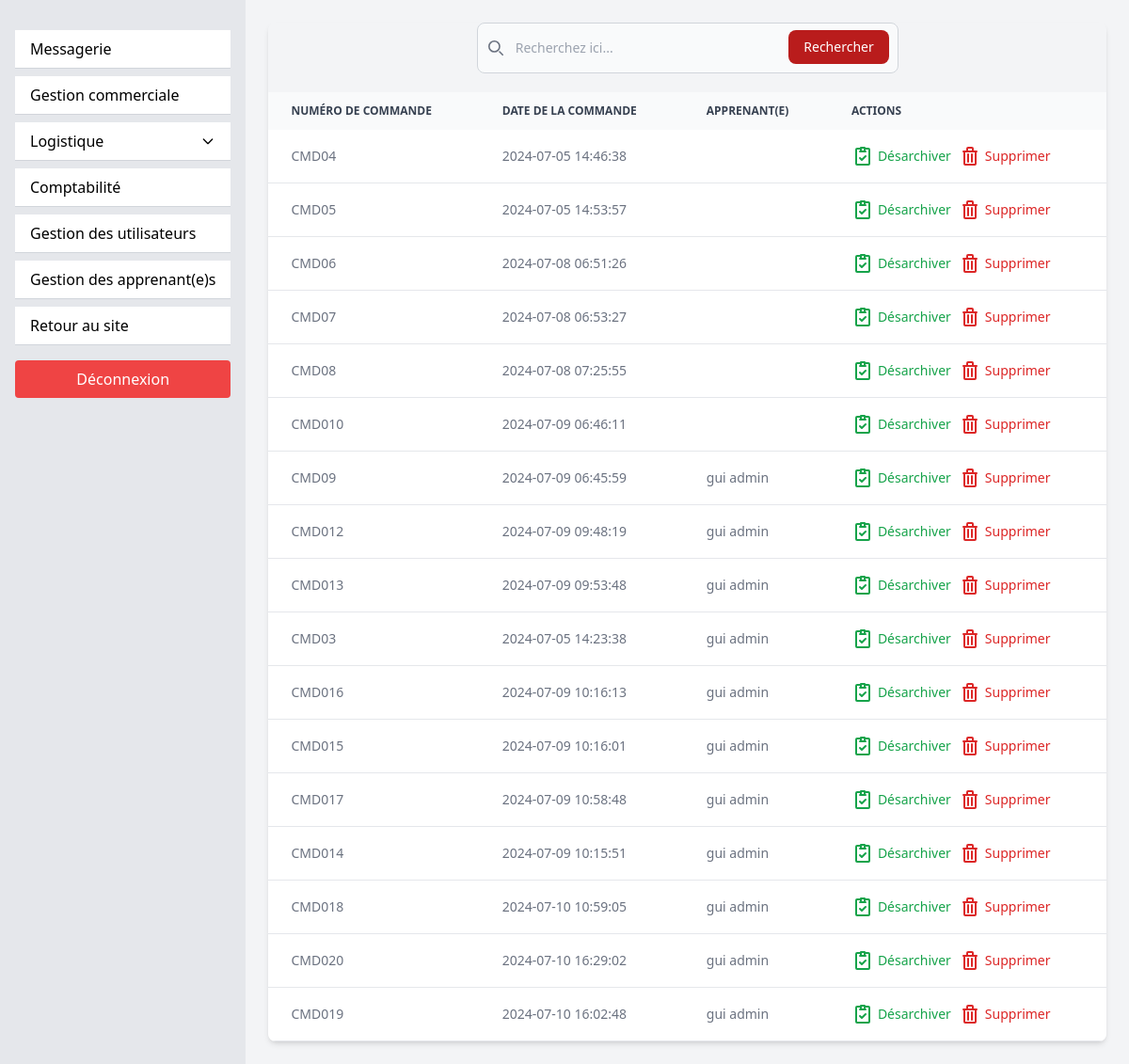
/back_office/orders_finished.php (signed in), run on the app's committed database.
### tables this page shows
CREATE TABLE `completed_orders` (
  `id` int NOT NULL,
  `order_id` int NOT NULL,
  `user_name` varchar(255) NOT NULL,
  `user_firstname` varchar(255) NOT NULL,
  `user_id` int NOT NULL,
  `email` varchar(255) NOT NULL,
  `total_price` int NOT NULL,
  `date_order` datetime NOT NULL,
  `livraison` varchar(255) NOT NULL,
  `product_id` int NOT NULL,
  `product_name` varchar(255) NOT NULL,
  `user_adress` varchar(255) NOT NULL,
  `quantity` int NOT NULL,
  `phone_number` int NOT NULL,
  `product_price` int NOT NULL,
  `statut` varchar(255) NOT NULL,
  `nom_admin` varchar(255) NOT NULL
);

### src/back_office/orders_finished.php (the view, shortened to what this page needs)
<?php
require_once("../connect.php");
$sql= "SELECT * FROM completed_orders";
$query = $db->prepare($sql);
$query->execute();
$orders= $query->fetchAll(PDO::FETCH_ASSOC);
?>
<!doctype html>
<html lang="fr">
<head>
    <link rel="stylesheet" href="../styles/output.css">
    <link rel="stylesheet" href="../styles/reset.css">
</head>
<body class="flex min-h-screen bg-gray-100">
    <?php include('navback.php'); ?>
    <div class="flex-1 p-6">
        <div class="relative overflow-x-auto shadow-md sm:rounded-lg">
            <form class="max-w-md mx-auto mb-5">
                <div class="relative">
                    <div class="absolute inset-y-0 left-0 flex items-center pl-3 pointer-events-none">
                    </div>
                    <input type="search" id="default-search"
                        class="block w-full p-4 pl-10 text-sm text-gray-900 border border-gray-300 rounded-lg bg-gray-50 focus:ring-red-500 focus:border-red-500"
                        placeholder="Recherchez ici..." required />
                    <button type="submit"
                        class="text-white absolute right-2.5 bottom-2.5 bg-red-700 hover:bg-red-600 focus:ring-4 focus:outline-none focus:ring-red-300 font-medium rounded-lg text-sm px-4 py-2">Rechercher</button>
                </div>
            </form>
            <form action="orders_finished.php" method="post">
                <table class="w-full text-sm text-left text-gray-500">
                    <thead class="text-xs text-gray-700 uppercase bg-gray-50">
                        <tr>
                            <th scope="col" class="px-6 py-3">Numéro de commande</th>
                            <th scope="col" class="px-6 py-3">Date de la commande</th>
                            <th scope="col" class="px-6 py-3">Apprenant(e)</th>
                            <th scope="col" class="px-6 py-3">Actions</th>
                        </tr>
                    </thead>
                    <tbody>
                        <?php
               $displayedOrderIds = [];
               foreach($orders as $order) {
                 $orderId = $order["order_id"];
                 $displayOrderId = 'CMD0' . $orderId;
                 if (!in_array($orderId, $displayedOrderIds)) {
                   $displayedOrderIds[] = $orderId;
                   ?>
                        <tr class="bg-white border-b hover:bg-gray-50">
                            <td class="px-6 py-4"><?=$displayOrderId?></td>
                            <td class="px-6 py-4"><?=$order["date_order"]?></td>
                            <td class="px-6 py-4"><?=$order["nom_admin"]?></td>
                            <td class="flex items-center px-6 py-4 space-x-2">
                                <a href="orders.php"
                                    class="font-medium text-green-600 hover:underline flex items-center space-x-1">
                                    <span>Désarchiver</span>
                                </a>
                                <a href="delete_order.php?id=1"
                                    class="font-medium text-red-600 hover:underline flex items-center space-x-1">
                                    <span>Supprimer</span>
                                </a>
                            </td>
                        </tr>
                        <?php
            }}
            ?>
                    </tbody>
                </table>
            </form>
        </div>
    </div>
</body>
</html>

### data on the page
completed_orders: order "CMD04", date_order "2024-07-05 14:46:38"
completed_orders: order "CMD05", date_order "2024-07-05 14:53:57"
completed_orders: order "CMD06", date_order "2024-07-08 06:51:26"
completed_orders: order "CMD07", date_order "2024-07-08 06:53:27"
completed_orders: order "CMD08", date_order "2024-07-08 07:25:55"
completed_orders: order "CMD010", date_order "2024-07-09 06:46:11"
completed_orders: order "CMD09", date_order "2024-07-09 06:45:59", nom_admin "gui admin"
completed_orders: order "CMD012", date_order "2024-07-09 09:48:19", nom_admin "gui admin"
completed_orders: order "CMD013", date_order "2024-07-09 09:53:48", nom_admin "gui admin"
completed_orders: order "CMD03", date_order "2024-07-05 14:23:38", nom_admin "gui admin"
completed_orders: order "CMD016", date_order "2024-07-09 10:16:13", nom_admin "gui admin"
completed_orders: order "CMD015", date_order "2024-07-09 10:16:01", nom_admin "gui admin"
completed_orders: order "CMD017", date_order "2024-07-09 10:58:48", nom_admin "gui admin"
completed_orders: order "CMD014", date_order "2024-07-09 10:15:51", nom_admin "gui admin"
completed_orders: order "CMD018", date_order "2024-07-10 10:59:05", nom_admin "gui admin"
completed_orders: order "CMD020", date_order "2024-07-10 16:29:02", nom_admin "gui admin"
completed_orders: order "CMD019", date_order "2024-07-10 16:02:48", nom_admin "gui admin"
